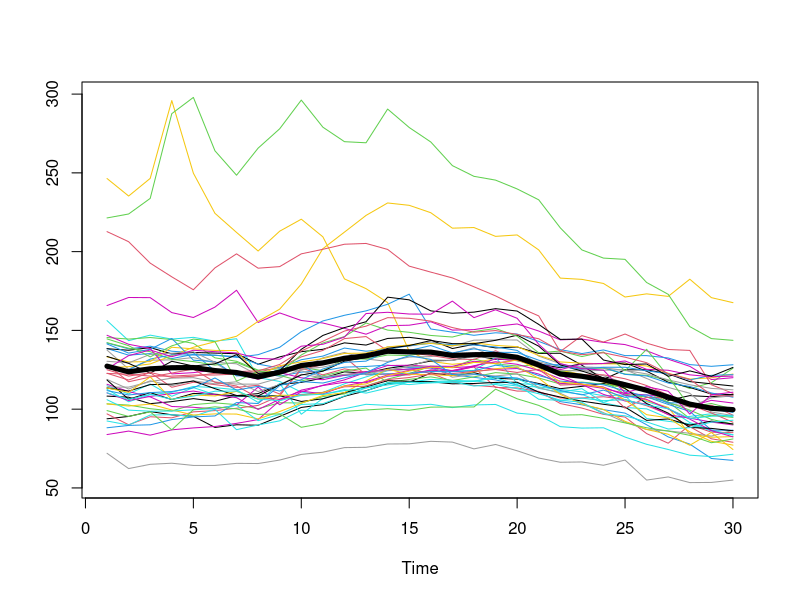
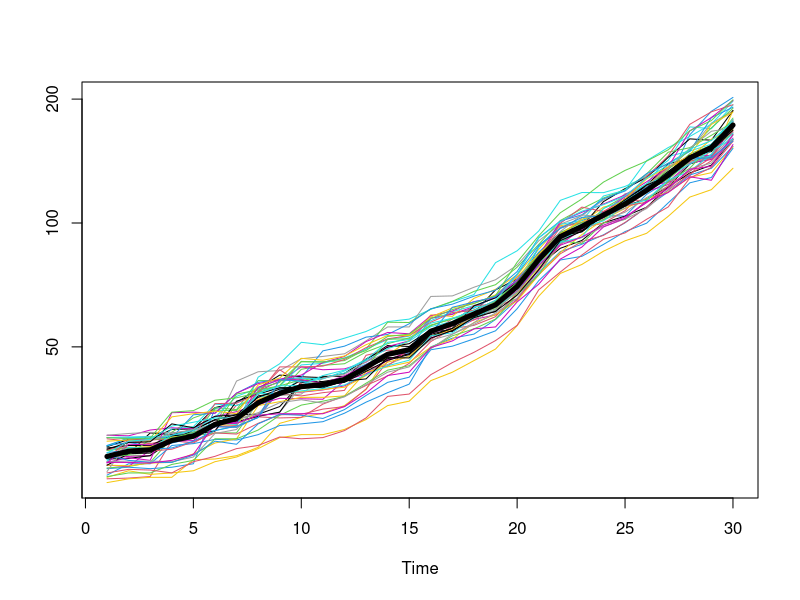
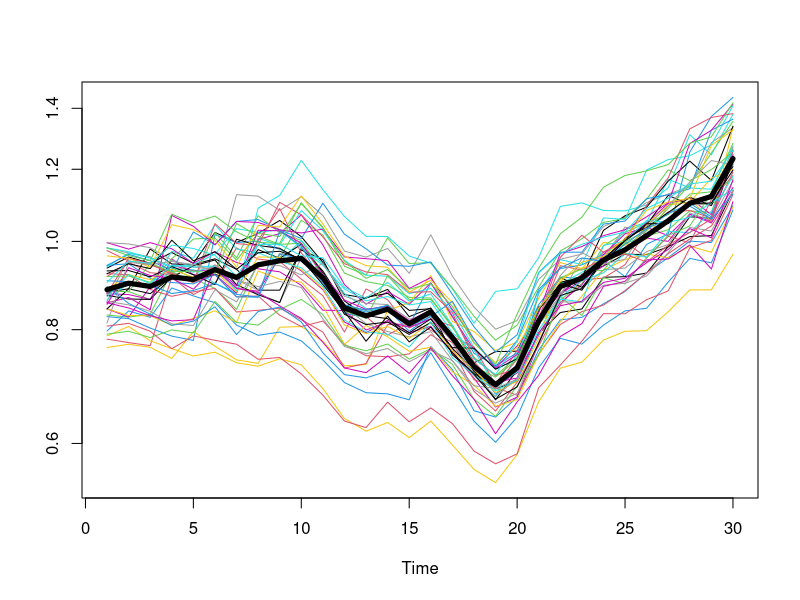

Here is the R script that generated these plots, in order:
# ПАНЕЛЬНЫЕ ДАННЫЕ
#install.packages("plm") # линейная регрессия для панельных данных
library(plm)

# i - state, t - year. 
data("Cigar")
#class(Cigar)

sales <- split(Cigar$sales, Cigar$state) # разбиваем для каждого штата продажи (на душу населения)
sales <- data.frame(sales)
ts.plot(sales, col=1:ncol(sales)) # курить стали меньше
lines(rowMeans(sales), lwd=5)

price <- split(Cigar$price, Cigar$state) # разбиваем для каждого штата цены
price <- data.frame(price)
ts.plot(price, col=1:ncol(sales), log="y") # логарифмируем цены. в 80 видно ускоряющуюся инфляцию
lines(rowMeans(price), lwd=5)

cpi <- Cigar$cpi[Cigar$state == 1] # cpi для всех штатов одинаков
ts.plot(price/cpi, col=1:ncol(sales), log="y") # график реальных цен
lines(rowMeans(price/cpi), lwd=5)

# панельный фрейм для регрессии
dfp <- pdata.frame(Cigar, index=c("state", "year"))
class(dfp)
head(index(dfp))

dfp <- within(dfp, { # чтобы $ не писать каждый раз
  lsales <- log(sales)
  lrprice <- log(price/cpi)
  lp16 <- log(pop16/pop) # pop16 - кол-во старше 16 лет
  lrincome <- log(ndi/cpi) # реальный доход
  lrpimin <- log(pimin/cpi) # реальная минимальная цена по соседним штатам
})
# создаем лаг продаж для авторегрессии
dfp$lag.lsales <- plm::lag(dfp$lsales)
# Создаем темпы прироста продаж
dfp$dlsales <- dfp$lsales - dfp$lag.lsales
dfp <- na.omit(dfp)

# регрессия обычная
reg.pool.nt <- lm(dlsales ~ lag.lsales + lrprice + lp16 + lrincome + lrpimin, data=dfp) # без времени
summary(reg.pool.nt) # от цены отрицательная зависимость (типо эластичность спроса по цене). 

# сквозная регрессия, эффекты штатов отсутствуют
reg.pool <- lm(dlsales ~ lag.lsales + lrprice + lp16 + lrincome + lrpimin + year, data=dfp) # со временем. year берет как качественную переменную
summary(reg.pool)

# с фиксированными эффектами
reg.fe <- lm(dlsales ~ lag.lsales + lrprice + lp16 + lrincome + lrpimin + year + state, data=dfp) # со временем и штатом
summary(reg.fe)

reg.pool.nt <- plm(dlsales ~ lag.lsales + lrprice + lp16 + lrincome + lrpimin, 
                   model="pooling", data=dfp)
summary(reg.pool.nt)
reg.fe <- plm(dlsales ~ lag.lsales + lrprice + lp16 + lrincome + lrpimin, 
                   model="within", effect="twoways", data=dfp) # effect - какой хотим учесть эффект
summary(reg.fe) # plm - все переменные центрированные, зависимая переменная другая. Другой R^2



# Панельная регрессия со случайными эффектами - продолжение с предыдущего занятия.
reg.re <- plm(dlsales ~ lag.lsales + lrprice + lp16 + lrincome + lrpimin,
              model="random", data=dfp) 
summary(reg.re) # полчили оценки другие по сравнению с фиксированными эффектами
reg.fe1 <- plm(dlsales ~ lag.lsales + lrprice + lp16 + lrincome + lrpimin, 
              model="within", effect= "twoways", data=dfp) # фиксир. эффекты
phtest(reg.fe1, reg.re) 
